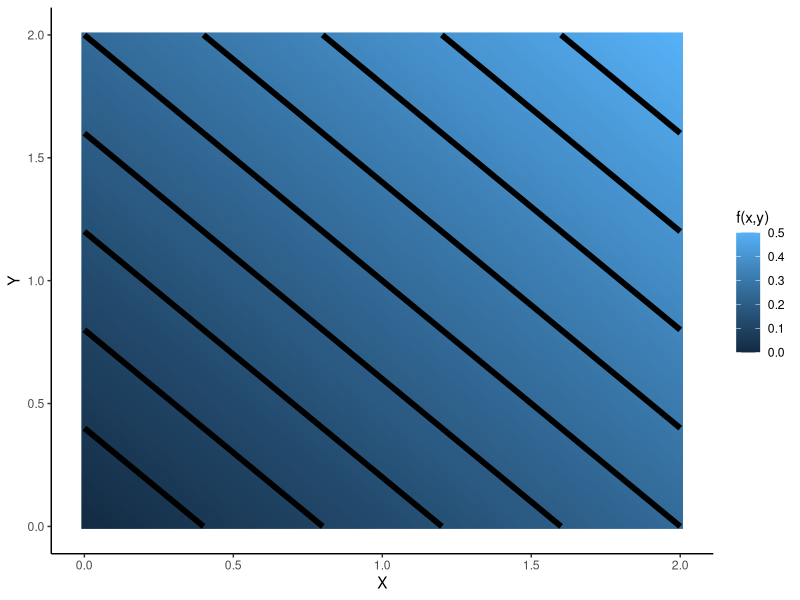
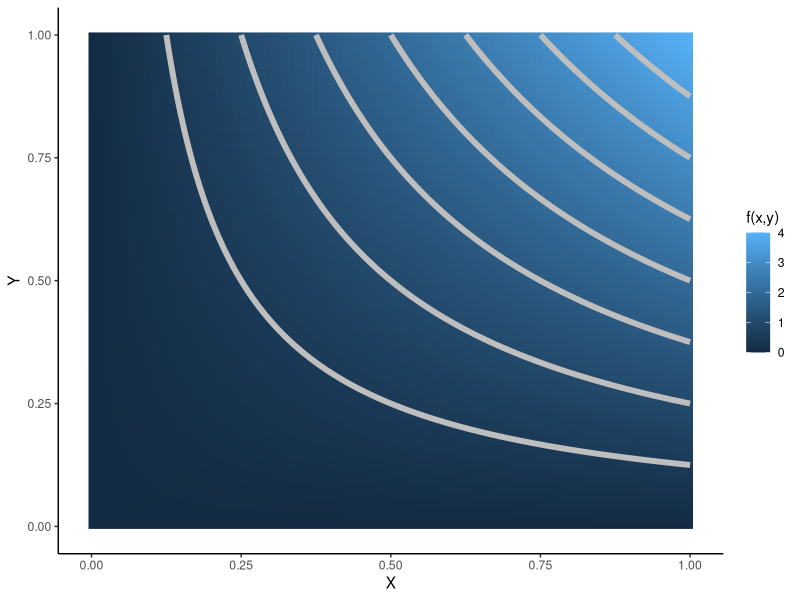
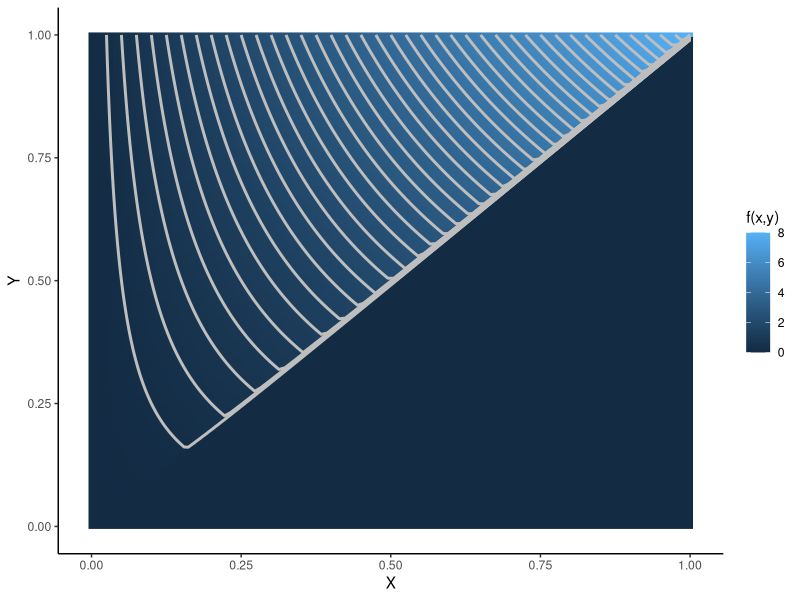
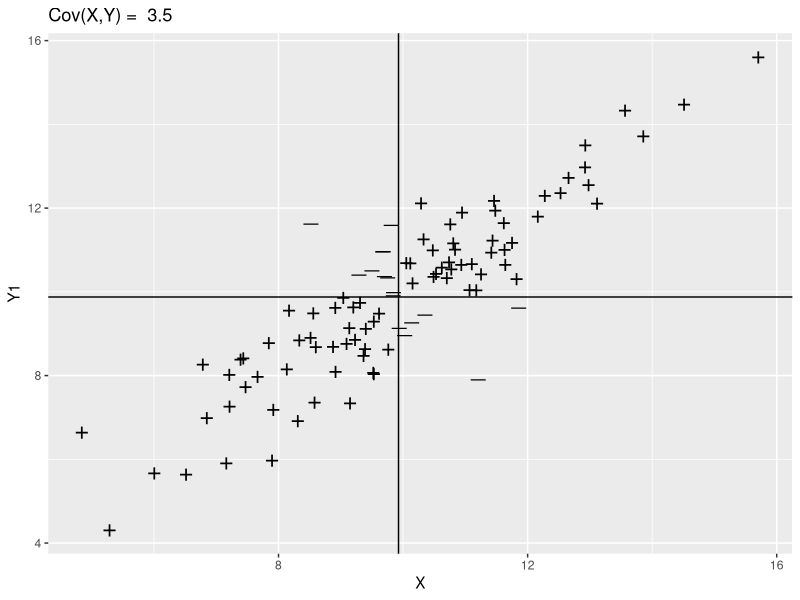
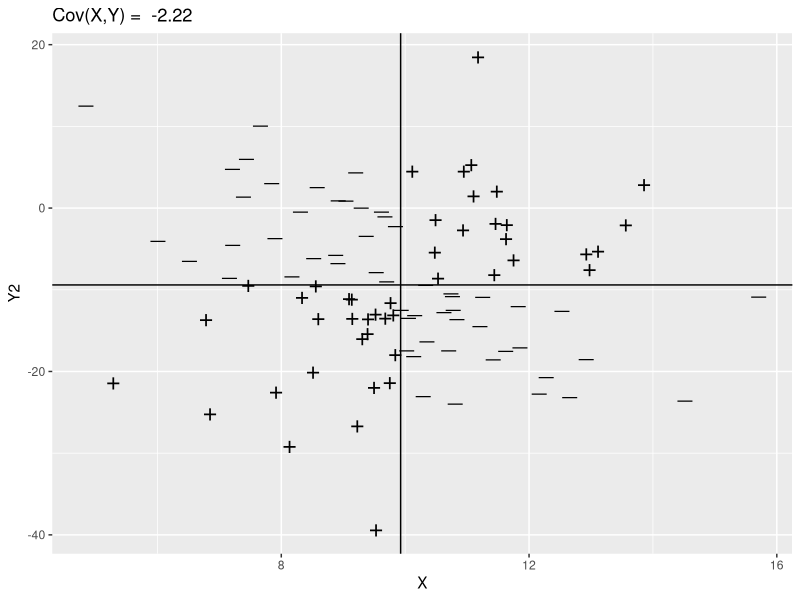
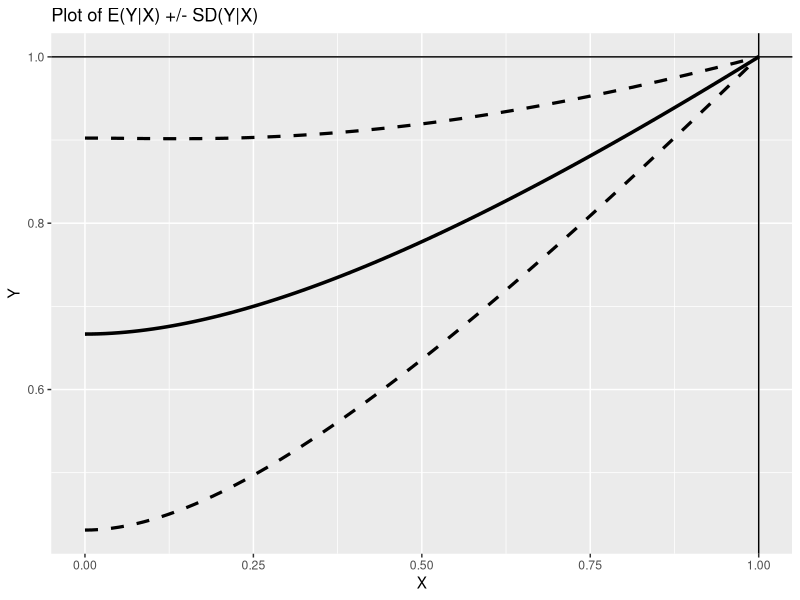
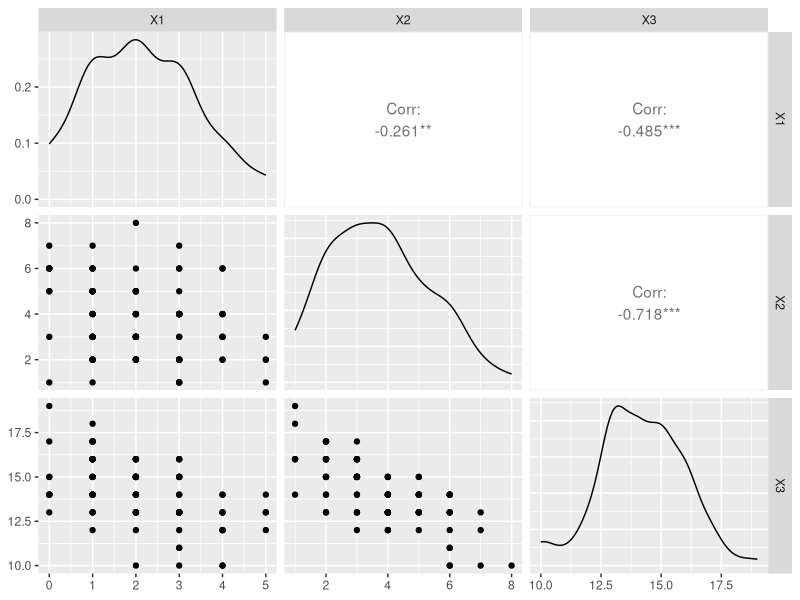
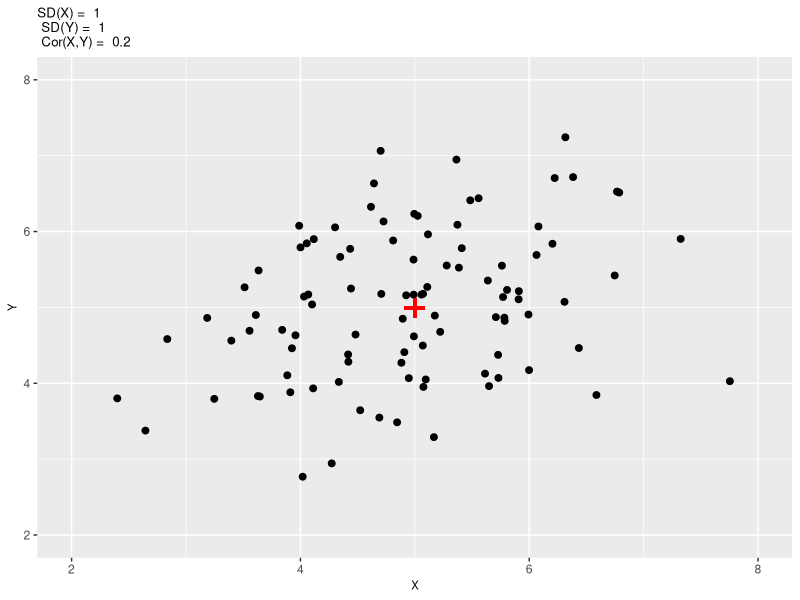

These figures' R source, in order:
## ---- chunk 1
library(ggplot2)
fxy <- function(x,y) {
 return((x+y)/8)
}
x <- seq(0,2,l=100)
y <- seq(0,2,l=100)
mydata <- expand.grid(x,y) #Get all x/y combinations
mydata$f <- fxy(mydata[,1],mydata[,2])
ggplot(aes(x=Var1,y=Var2), data=mydata) +  geom_raster(aes(fill=f)) + 
  geom_contour(aes(z=f),color='black',size=2) + theme_classic() +
    scale_fill_continuous(name='f(x,y)') + ylab('Y') + xlab('X')
## ---- chunk 2
library(ggplot2)
fxy <- function(x,y) {
 return(4*x*y)
}
x <- seq(0,1,l=100)
y <- seq(0,1,l=100)
mydata <- expand.grid(x,y) #Get all x/y combinations
mydata$f <- fxy(mydata[,1],mydata[,2])
ggplot(aes(x=Var1,y=Var2), data=mydata) +  geom_raster(aes(fill=f)) + 
  geom_contour(aes(z=f),color='grey',size=2,binwidth=0.5) + theme_classic() +
    scale_fill_continuous(name='f(x,y)') + ylab('Y') + xlab('X')
## ---- chunk 3
library(ggplot2)
fxy <- function(x,y) {
 z <- ifelse( 0 <=x & x <=y, 8*x*y,0)
 return(z)
}
x <- seq(0,1,l=100)
y <- seq(0,1,l=100)
mydata <- expand.grid(x,y) #Get all x/y combinations
mydata$f <- fxy(mydata[,1],mydata[,2])
ggplot(aes(x=Var1,y=Var2), data=mydata) +  geom_raster(aes(fill=f)) + 
  geom_contour(aes(z=f),color='grey',size=1,binwidth=0.2) + theme_classic() +
    scale_fill_continuous(name='f(x,y)') + ylab('Y') + xlab('X')
## ---- chunk 4
set.seed(7223)
X <- rnorm(100,10,2)
Y1 <- X + rnorm(100)
Y2 <- -X + rnorm(100,0,10)
diffprod1 <- (X-mean(X))*(Y1-mean(Y1))
diffprod2 <- (X-mean(X))*(Y2-mean(Y2))
sign1 <- ifelse(diffprod1 > 0,43,95) #Numbers of the point type I want.  
sign2 <- ifelse(diffprod2 > 0,43,95)
mydata <- data.frame(X=X, Y1 = Y1, Y2 = Y2, sign1 = sign1,sign2=sign2)
ggplot(data = mydata) + geom_point(aes(x=X, y = Y1, shape = sign1), size = 6) +
    scale_shape_identity()  +  
    geom_hline(yintercept=mean(Y1)) + geom_vline(xintercept=mean(X)) + 
    ggtitle(paste('Cov(X,Y) = ',round(cov(X,Y1),1)))

ggplot(data = mydata) + geom_point(aes(x=X, y = Y2, shape = sign2), size = 6) +
    scale_shape_identity()  +  
    geom_hline(yintercept=mean(Y2)) + geom_vline(xintercept=mean(X)) + 
    ggtitle(paste('Cov(X,Y) = ',round(cov(X,Y2),2)))
## ---- chunk 5
x <- seq(0,1,l=100)
cond.mean <- 2*(x^2+x+1)/(3*(x+1))
cond.var <- (1+x^2)/2 - cond.mean^2
mydata = data.frame(x = x, 
                      E.YgivenX = cond.mean,
                      V.YgivenX = cond.var)
ggplot(data=mydata) + geom_line(aes(x=x,y=cond.mean),size=1.2) + 
  geom_line(aes(x=x,y=(cond.mean-sqrt(cond.var))),linetype=2,size=1.1) + 
  geom_line(aes(x=x,y=(cond.mean+sqrt(cond.var))),linetype=2,size=1.1) + 
  geom_hline(yintercept=1) + geom_vline(xintercept=1) + ylab('Y') + xlab('X') + 
  ggtitle('Plot of E(Y|X) +/- SD(Y|X)')
## ---- chunk 6
library(GGally)
set.seed(171)
random.data <- rmultinom(100,size = 20, prob = c(.1,.2,.7))
mydata <- data.frame(t(random.data))
ggpairs(mydata)
## ---- chunk 7
library(MASS)
plot.bvnorm <- function(mux = 5, muy = 5, sigx,sigy,rho) { 
Sig1 <- matrix(c(sigx^2,rho*sigx*sigy,rho*sigx*sigy,sigy^2),2,2)
random.data <- mvrnorm(100,mu=c(5,5),Sigma = Sig1)
mydata <- data.frame(random.data)
ggplot(data=mydata) + geom_point(aes(x = X1, y = X2), size = 2) + xlab('X') + ylab('Y')+
 ggtitle(paste('SD(X) = ',sigx,'\n SD(Y) = ',sigy,'\n Cor(X,Y) = ',rho)) + geom_point(aes(x = mux, y = muy),shape = 43,size=10,color='red') + xlim(c(2,8)) + ylim(c(2,8)) + 
  theme(title=element_text(size=8))
}

set.seed(724)
plot.bvnorm(sigx = 1, sigy = 1, rho = .2)
plot.bvnorm(sigx = 1, sigy = 1, rho = .9)
plot.bvnorm(sigx = .5, sigy = 1, rho = .9)
plot.bvnorm(sigx = 1, sigy = .5, rho = .9)
plot.bvnorm(sigx = .5, sigy = .5, rho = .9)
